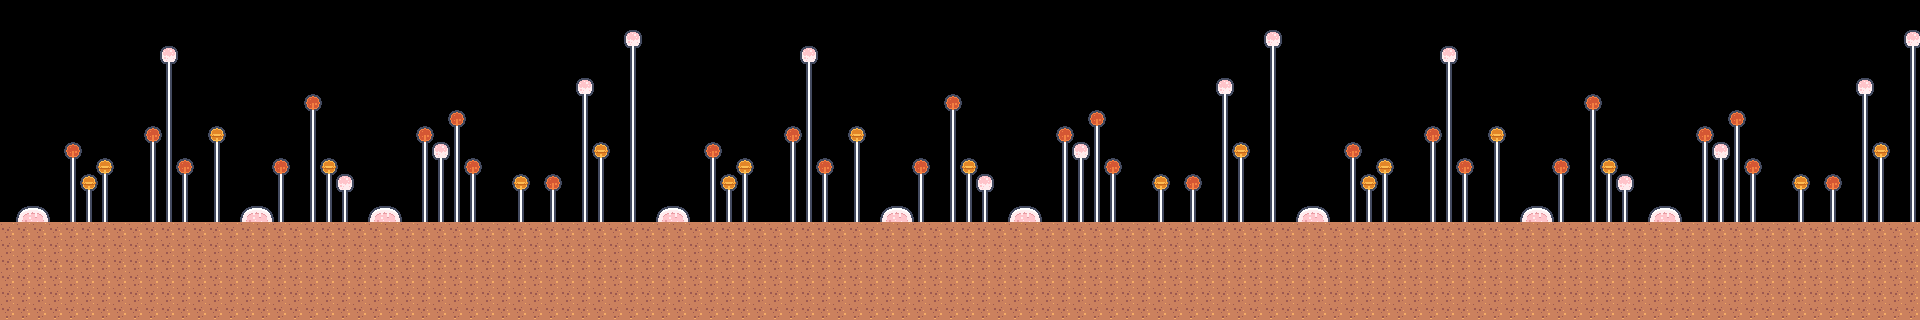

This game map was drawn from its Tiled (.tmx) file and the tilesets committed beside it. A one-line description and the full map source follow:
An orthogonal 120x20 tile map with 16x16 px tiles, 1 tile layer (Background).

<map version="1.10" tiledversion="1.10.2" orientation="orthogonal" renderorder="right-down" width="120" height="20" tilewidth="16" tileheight="16" infinite="0" nextlayerid="2" nextobjectid="1">
 <editorsettings>
  <export target="background.tmj" format="json" />
 </editorsettings>
 <tileset firstgid="1" name="background-packed" tilewidth="18" tileheight="18" tilecount="112" columns="16">
  <image source="tilemap_packed2.png" width="288" height="126" />
 </tileset>
 <layer id="1" name="Background" width="120" height="20">
  <data encoding="csv">
0,0,0,0,0,0,0,0,0,0,0,0,0,0,0,0,0,0,0,0,0,0,0,0,0,0,0,0,0,0,0,0,0,0,0,0,0,0,0,0,0,0,0,0,0,0,0,0,0,0,0,0,0,0,0,0,0,0,0,0,0,0,0,0,0,0,0,0,0,0,0,0,0,0,0,0,0,0,0,0,0,0,0,0,0,0,0,0,0,0,0,0,0,0,0,0,0,0,0,0,0,0,0,0,0,0,0,0,0,0,0,0,0,0,0,0,0,0,0,0,
0,0,0,0,0,0,0,0,0,0,0,0,0,0,0,0,0,0,0,0,0,0,0,0,0,0,0,0,0,0,0,0,0,0,0,0,0,0,0,0,0,0,0,0,0,0,0,0,0,0,0,0,0,0,0,0,0,0,0,0,0,0,0,0,0,0,0,0,0,0,0,0,0,0,0,0,0,0,0,0,0,0,0,0,0,0,0,0,0,0,0,0,0,0,0,0,0,0,0,0,0,0,0,0,0,0,0,0,0,0,0,0,0,0,0,0,0,0,0,0,
0,0,0,0,0,0,0,0,0,0,0,0,0,0,0,0,0,0,0,0,0,0,0,0,0,0,0,0,0,0,0,0,0,0,0,0,0,0,0,26,0,0,0,0,0,0,0,0,0,0,0,0,0,0,0,0,0,0,0,0,0,0,0,0,0,0,0,0,0,0,0,0,0,0,0,0,0,0,0,26,0,0,0,0,0,0,0,0,0,0,0,0,0,0,0,0,0,0,0,0,0,0,0,0,0,0,0,0,0,0,0,0,0,0,0,0,0,0,0,26,
0,0,0,0,0,0,0,0,0,0,26,0,0,0,0,0,0,0,0,0,0,0,0,0,0,0,0,0,0,0,0,0,0,0,0,0,0,0,0,25,0,0,0,0,0,0,0,0,0,0,26,0,0,0,0,0,0,0,0,0,0,0,0,0,0,0,0,0,0,0,0,0,0,0,0,0,0,0,0,25,0,0,0,0,0,0,0,0,0,0,26,0,0,0,0,0,0,0,0,0,0,0,0,0,0,0,0,0,0,0,0,0,0,0,0,0,0,0,0,25,
0,0,0,0,0,0,0,0,0,0,25,0,0,0,0,0,0,0,0,0,0,0,0,0,0,0,0,0,0,0,0,0,0,0,0,0,0,0,0,25,0,0,0,0,0,0,0,0,0,0,25,0,0,0,0,0,0,0,0,0,0,0,0,0,0,0,0,0,0,0,0,0,0,0,0,0,0,0,0,25,0,0,0,0,0,0,0,0,0,0,25,0,0,0,0,0,0,0,0,0,0,0,0,0,0,0,0,0,0,0,0,0,0,0,0,0,0,0,0,25,
0,0,0,0,0,0,0,0,0,0,25,0,0,0,0,0,0,0,0,0,0,0,0,0,0,0,0,0,0,0,0,0,0,0,0,0,26,0,0,25,0,0,0,0,0,0,0,0,0,0,25,0,0,0,0,0,0,0,0,0,0,0,0,0,0,0,0,0,0,0,0,0,0,0,0,0,26,0,0,25,0,0,0,0,0,0,0,0,0,0,25,0,0,0,0,0,0,0,0,0,0,0,0,0,0,0,0,0,0,0,0,0,0,0,0,0,26,0,0,25,
0,0,0,0,0,0,0,0,0,0,25,0,0,0,0,0,0,0,0,9,0,0,0,0,0,0,0,0,0,0,0,0,0,0,0,0,25,0,0,25,0,0,0,0,0,0,0,0,0,0,25,0,0,0,0,0,0,0,0,9,0,0,0,0,0,0,0,0,0,0,0,0,0,0,0,0,25,0,0,25,0,0,0,0,0,0,0,0,0,0,25,0,0,0,0,0,0,0,0,9,0,0,0,0,0,0,0,0,0,0,0,0,0,0,0,0,25,0,0,25,
0,0,0,0,0,0,0,0,0,0,25,0,0,0,0,0,0,0,0,25,0,0,0,0,0,0,0,0,9,0,0,0,0,0,0,0,25,0,0,25,0,0,0,0,0,0,0,0,0,0,25,0,0,0,0,0,0,0,0,25,0,0,0,0,0,0,0,0,9,0,0,0,0,0,0,0,25,0,0,25,0,0,0,0,0,0,0,0,0,0,25,0,0,0,0,0,0,0,0,25,0,0,0,0,0,0,0,0,9,0,0,0,0,0,0,0,25,0,0,25,
0,0,0,0,0,0,0,0,0,9,25,0,0,10,0,0,0,0,0,25,0,0,0,0,0,0,9,0,25,0,0,0,0,0,0,0,25,0,0,25,0,0,0,0,0,0,0,0,0,9,25,0,0,10,0,0,0,0,0,25,0,0,0,0,0,0,9,0,25,0,0,0,0,0,0,0,25,0,0,25,0,0,0,0,0,0,0,0,0,9,25,0,0,10,0,0,0,0,0,25,0,0,0,0,0,0,9,0,25,0,0,0,0,0,0,0,25,0,0,25,
0,0,0,0,9,0,0,0,0,25,25,0,0,25,0,0,0,0,0,25,0,0,0,0,0,0,25,26,25,0,0,0,0,0,0,0,25,10,0,25,0,0,0,0,9,0,0,0,0,25,25,0,0,25,0,0,0,0,0,25,0,0,0,0,0,0,25,26,25,0,0,0,0,0,0,0,25,10,0,25,0,0,0,0,9,0,0,0,0,25,25,0,0,25,0,0,0,0,0,25,0,0,0,0,0,0,25,26,25,0,0,0,0,0,0,0,25,10,0,25,
0,0,0,0,25,0,10,0,0,25,25,9,0,25,0,0,0,9,0,25,10,0,0,0,0,0,25,25,25,9,0,0,0,0,0,0,25,25,0,25,0,0,0,0,25,0,10,0,0,25,25,9,0,25,0,0,0,9,0,25,10,0,0,0,0,0,25,25,25,9,0,0,0,0,0,0,25,25,0,25,0,0,0,0,25,0,10,0,0,25,25,9,0,25,0,0,0,9,0,25,10,0,0,0,0,0,25,25,25,9,0,0,0,0,0,0,25,25,0,25,
0,0,0,0,25,10,25,0,0,25,25,25,0,25,0,0,0,25,0,25,25,26,0,0,0,0,25,25,25,25,0,0,10,0,9,0,25,25,0,25,0,0,0,0,25,10,25,0,0,25,25,25,0,25,0,0,0,25,0,25,25,26,0,0,0,0,25,25,25,25,0,0,10,0,9,0,25,25,0,25,0,0,0,0,25,10,25,0,0,25,25,25,0,25,0,0,0,25,0,25,25,26,0,0,0,0,25,25,25,25,0,0,10,0,9,0,25,25,0,25,
0,0,0,0,25,25,25,0,0,25,25,25,0,25,0,0,0,25,0,25,25,25,0,0,0,0,25,25,25,25,0,0,25,0,25,0,25,25,0,25,0,0,0,0,25,25,25,0,0,25,25,25,0,25,0,0,0,25,0,25,25,25,0,0,0,0,25,25,25,25,0,0,25,0,25,0,25,25,0,25,0,0,0,0,25,25,25,0,0,25,25,25,0,25,0,0,0,25,0,25,25,25,0,0,0,0,25,25,25,25,0,0,25,0,25,0,25,25,0,25,
0,69,70,0,25,25,25,0,0,25,25,25,0,25,0,69,70,25,0,25,25,25,0,69,70,0,25,25,25,25,0,0,25,0,25,0,25,25,0,25,0,69,70,0,25,25,25,0,0,25,25,25,0,25,0,69,70,25,0,25,25,25,0,69,70,0,25,25,25,25,0,0,25,0,25,0,25,25,0,25,0,69,70,0,25,25,25,0,0,25,25,25,0,25,0,69,70,25,0,25,25,25,0,69,70,0,25,25,25,25,0,0,25,0,25,0,25,25,0,25,
35,35,35,35,35,35,35,35,35,35,35,35,35,35,35,35,35,35,35,35,35,35,35,35,35,35,35,35,35,35,35,35,35,35,35,35,35,35,35,35,35,35,35,35,35,35,35,35,35,35,35,35,35,35,35,35,35,35,35,35,35,35,35,35,35,35,35,35,35,35,35,35,35,35,35,35,35,35,35,35,35,35,35,35,35,35,35,35,35,35,35,35,35,35,35,35,35,35,35,35,35,35,35,35,35,35,35,35,35,35,35,35,35,35,35,35,35,35,35,35,
35,35,35,35,35,35,35,35,35,35,35,35,35,35,35,35,35,35,35,35,35,35,35,35,35,35,35,35,35,35,35,35,35,35,35,35,35,35,35,35,35,35,35,35,35,35,35,35,35,35,35,35,35,35,35,35,35,35,35,35,35,35,35,35,35,35,35,35,35,35,35,35,35,35,35,35,35,35,35,35,35,35,35,35,35,35,35,35,35,35,35,35,35,35,35,35,35,35,35,35,35,35,35,35,35,35,35,35,35,35,35,35,35,35,35,35,35,35,35,35,
35,35,35,35,35,35,35,35,35,35,35,35,35,35,35,35,35,35,35,35,35,35,35,35,35,35,35,35,35,35,35,35,35,35,35,35,35,35,35,35,35,35,35,35,35,35,35,35,35,35,35,35,35,35,35,35,35,35,35,35,35,35,35,35,35,35,35,35,35,35,35,35,35,35,35,35,35,35,35,35,35,35,35,35,35,35,35,35,35,35,35,35,35,35,35,35,35,35,35,35,35,35,35,35,35,35,35,35,35,35,35,35,35,35,35,35,35,35,35,35,
35,35,35,35,35,35,35,35,35,35,35,35,35,35,35,35,35,35,35,35,35,35,35,35,35,35,35,35,35,35,35,35,35,35,35,35,35,35,35,35,35,35,35,35,35,35,35,35,35,35,35,35,35,35,35,35,35,35,35,35,35,35,35,35,35,35,35,35,35,35,35,35,35,35,35,35,35,35,35,35,35,35,35,35,35,35,35,35,35,35,35,35,35,35,35,35,35,35,35,35,35,35,35,35,35,35,35,35,35,35,35,35,35,35,35,35,35,35,35,35,
35,35,35,35,35,35,35,35,35,35,35,35,35,35,35,35,35,35,35,35,35,35,35,35,35,35,35,35,35,35,35,35,35,35,35,35,35,35,35,35,35,35,35,35,35,35,35,35,35,35,35,35,35,35,35,35,35,35,35,35,35,35,35,35,35,35,35,35,35,35,35,35,35,35,35,35,35,35,35,35,35,35,35,35,35,35,35,35,35,35,35,35,35,35,35,35,35,35,35,35,35,35,35,35,35,35,35,35,35,35,35,35,35,35,35,35,35,35,35,35,
35,35,35,35,35,35,35,35,35,35,35,35,35,35,35,35,35,35,35,35,35,35,35,35,35,35,35,35,35,35,35,35,35,35,35,35,35,35,35,35,35,35,35,35,35,35,35,35,35,35,35,35,35,35,35,35,35,35,35,35,35,35,35,35,35,35,35,35,35,35,35,35,35,35,35,35,35,35,35,35,35,35,35,35,35,35,35,35,35,35,35,35,35,35,35,35,35,35,35,35,35,35,35,35,35,35,35,35,35,35,35,35,35,35,35,35,35,35,35,35
</data>
 </layer>
</map>
